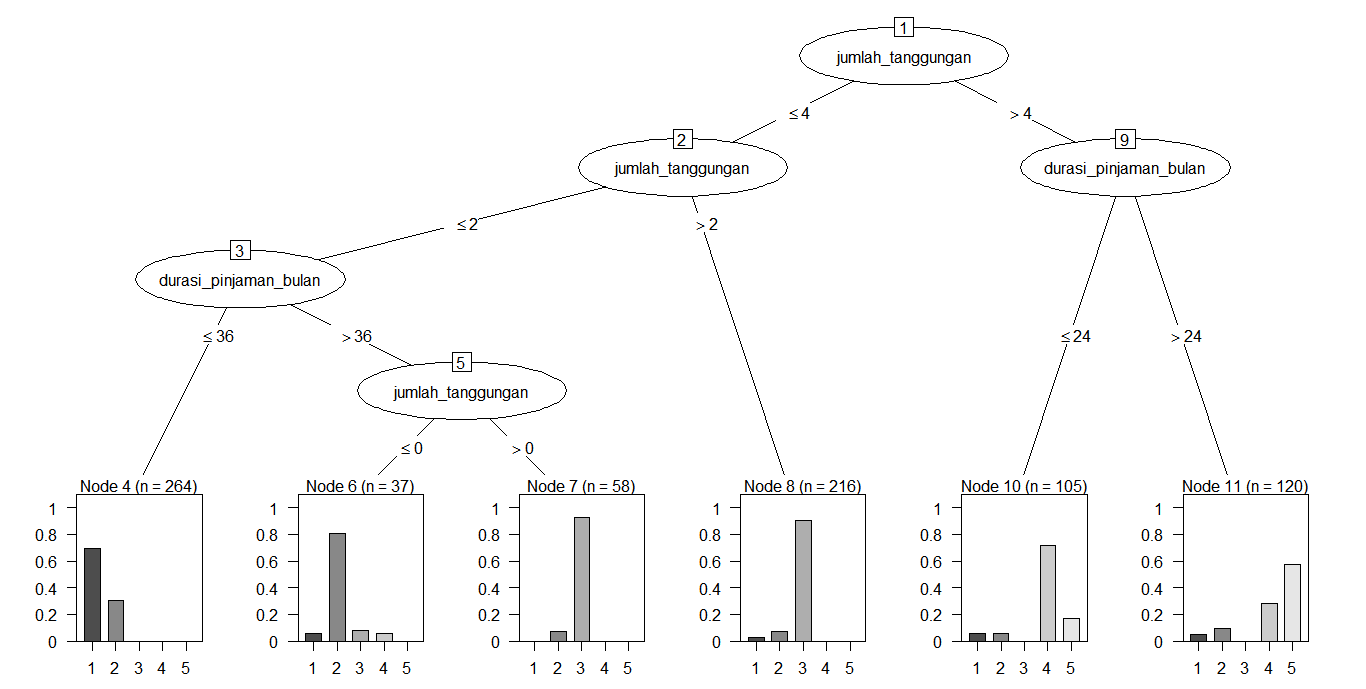

Generate this figure with R:
library('openxlsx')
library('C50')
library('reshape2')

#import data set
dataCreditRating <- read.xlsx(xlsxFile = 'https://storage.googleapis.com/dqlab-dataset/credit_scoring_dqlab.xlsx')
str(dataCreditRating)


#dataCreditRating$risk_rating[dataCreditRating$risk_rating == '1'] <- 'satu'
#dataCreditRating$risk_rating[dataCreditRating$risk_rating == '2'] <- 'dua'
#dataCreditRating$risk_rating[dataCreditRating$risk_rating == '3'] <- 'tiga'
#dataCreditRating$risk_rating[dataCreditRating$risk_rating == '4'] <- 'empat'
#dataCreditRating$risk_rating[dataCreditRating$risk_rating == '5'] <- 'lima'



#Convert the risk_rating column in a factor
dataCreditRating$risk_rating <- as.factor(dataCreditRating$risk_rating)
str(dataCreditRating)

#Remove some input variables from the dataset
#drop_column <- c('pendapatan_setahun_juta','kpr_aktif','rata_rata_overdue','risk_rating')
#datafeed <- dataCreditRating[,!names(dataCreditRating) %in% drop_column]
#str(datafeed)
input_columns <- c('jumlah_tanggungan','durasi_pinjaman_bulan')
datafeed <- dataCreditRating[, input_columns]
str(datafeed)

#Prepare random index portions for training and testing set
set.seed(100)
indeks_training_set <- sample(900,800) #90:10

input_training_set <- datafeed[indeks_training_set,]
input_testing_set <- datafeed[-indeks_training_set,]
class_training_set <- dataCreditRating[indeks_training_set,]$risk_rating


#Build a model decision tree for classification risk rating
risk_rating_model <- C5.0(input_training_set, class_training_set, control=C5.0Control(label='Risk Rating'))
summary(risk_rating_model)
plot(risk_rating_model)

#using the model for prediction testing
predict(risk_rating_model,input_testing_set)

#comparison of the actual and prediction data for risk rating
comparison_data <- input_testing_set
comparison_data$actual_risk_rating <- dataCreditRating[-indeks_training_set,]$risk_rating
comparison_data$prediction_results <- predict(risk_rating_model,input_testing_set)
comparison_data

#make confusion matrix for the testing data set
dcast(prediction_results~actual_risk_rating, data=comparison_data)

#calculating the number of correct prediction
nrow(comparison_data[comparison_data$actual_risk_rating==comparison_data$prediction_results,])
#calculating the number of wrong prediction
nrow(comparison_data[comparison_data$actual_risk_rating!=comparison_data$prediction_results,])

#if we have the new data and want to predict the new risk rating for the data
new_data <- data.frame(jumlah_tanggungan=c(3,2,1,4,5), durasi_pinjaman_bulan=c(24,12,28,24,36))
new_data$prediction_risk_rating <- predict(risk_rating_model,new_data)
new_data
